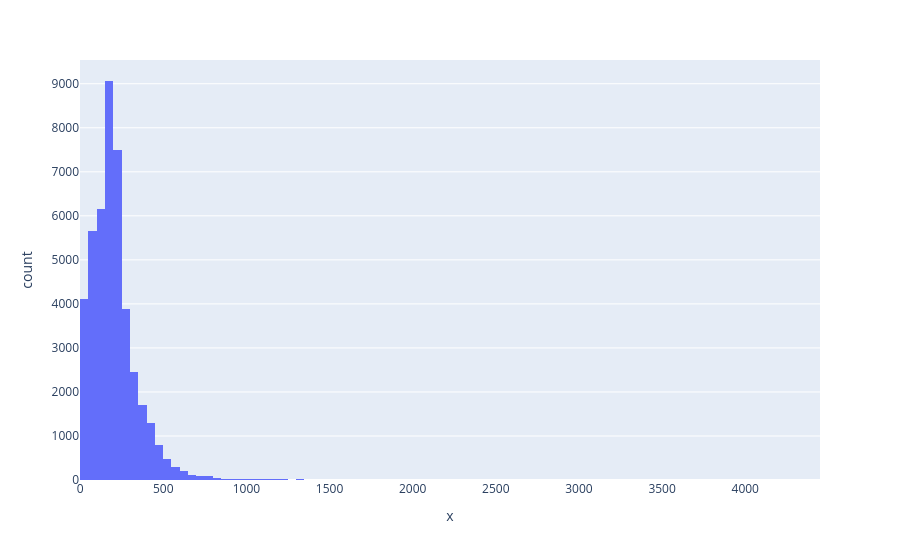

This figure's notebook cell:
### Code cell
# plotly.express: Librería para crear gráficos interactivos de forma sencilla
import plotly.express as px

# Crear un histograma interactivo

fig = px.histogram(x = [len(nltk.word_tokenize(x)) for x in data.clean_joined], nbins = 100)
fig.show()

### Figure 1 — Plotly figure (JSON) as saved in the notebook; plotly's stock layout.template omitted (floating-point values rounded to 4 significant figures; data arrays with more than 128 entries replaced by an {"elided": "..."} marker saying what was removed)
{"data": [{"bingroup": "x", "hovertemplate": "x=%{x}<br>count=%{y}<extra></extra>", "legendgroup": "", "marker": {"color": "#636efa", "pattern": {"shape": ""}}, "name": "", "nbinsx": 100, "orientation": "v", "showlegend": false, "type": "histogram", "x": {"elided": "44267 int values"}, "xaxis": "x", "yaxis": "y"}], "layout": {"barmode": "relative", "legend": {"tracegroupgap": 0}, "margin": {"t": 60}, "xaxis": {"anchor": "y", "domain": [0, 1], "title": {"text": "x"}}, "yaxis": {"anchor": "x", "domain": [0, 1], "title": {"text": "count"}}}}
